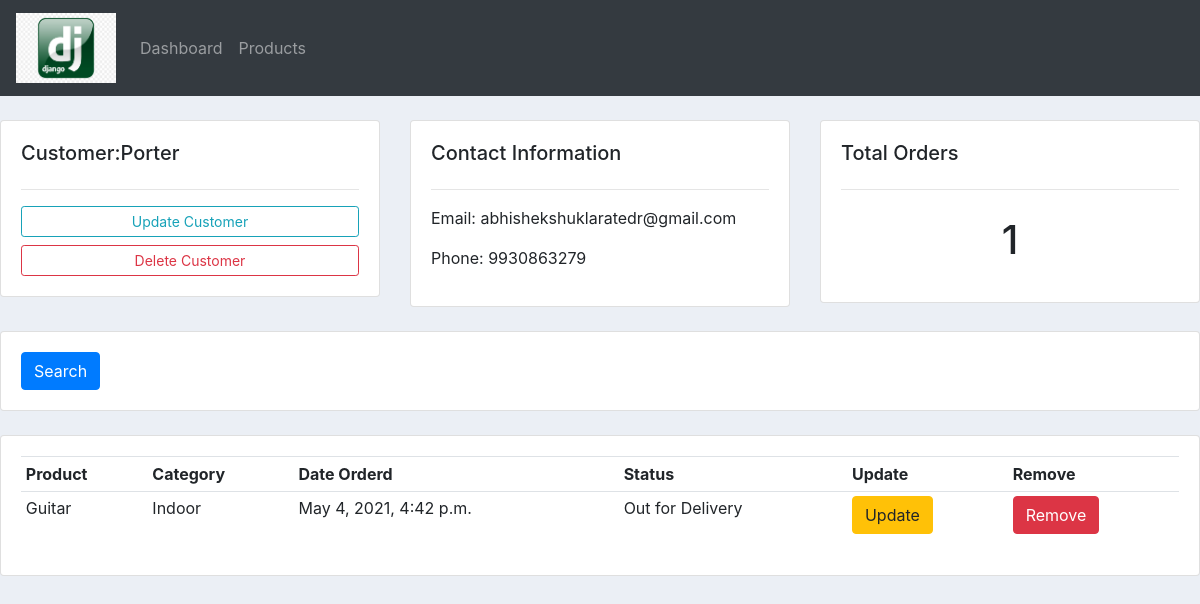
The app's page /customer/2, older data.
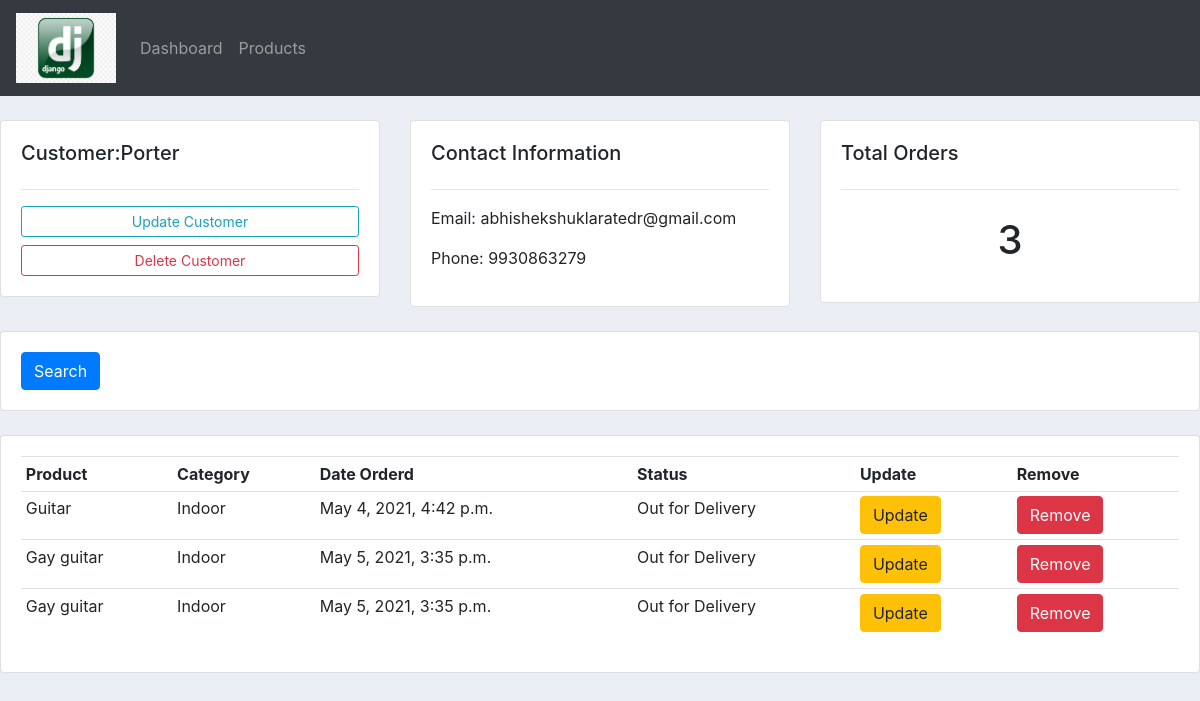
The same page, newer data.
### accounts/models.py (models this page shows)
class Order(models.Model):
    STATUS = (
        ('Pending', 'Pending'),
        ('Out for Delivery', 'Out for Delivery'),
        ('Delivered', 'Delivered')
    )
    customer = models.ForeignKey(
        'Customer', null=True, on_delete=models.SET_NULL)
    product = models.ForeignKey(
        'Product', null=True, on_delete=models.SET_NULL)
    date_created = models.DateTimeField(auto_now_add=True)
    status = models.CharField(max_length=200, null=True, choices=STATUS)

class Product(models.Model):
    CATEGORY = (
        ('Indoor', 'Indoor'),
        ('Outoor', 'Outoor')
    )
    name = models.CharField(max_length=200, null=True)
    price = models.FloatField(null=True)
    category = models.CharField(max_length=200, null=True, choices=CATEGORY)
    description = models.CharField(max_length=200, null=True)
    date_created = models.DateTimeField(auto_now_add=True)
    tags = models.ManyToManyField("Tag")
    def __str__(self):
        return self.name

### accounts/views.py (the view)
# urls.py: path('customer/<str:pk>', views.customer),
def customer(request, pk):
    customer = Customer.objects.get(id=pk)
    orders = customer.order_set.all()
    orders_count = orders.count()
    context = {'customer': customer, 'orders': orders,
               'orders_count': orders_count}
    return render(request, 'accounts/customers.html', context)

### accounts/templates/accounts/customers.html
{% extends 'accounts/main.html' %}
{% block content %}
<br>
<div class="row">
    <div class="col-md">
        <div class="card card-body">
            <h5>Customer:{{customer.name}}</h5>
            <hr>
            <a class="btn btn-outline-info  btn-sm btn-block" href="">Update Customer</a>
            <a class="btn btn-outline-danger  btn-sm btn-block" href="">Delete Customer</a>
        </div>
    </div>
    <div class="col-md">
        <div class="card card-body">
            <h5>Contact Information</h5>
            <hr>
            <p>Email: {{customer.email}}</p>
            <p>Phone: {{customer.phone}}</p>
        </div>
    </div>
    <div class="col-md">
        <div class="card card-body">
            <h5>Total Orders</h5>
            <hr>
            <h1 style="text-align: center;padding: 10px">{{orders_count}}</h1>
        </div>
    </div>
</div>
<br>
<div class="row">
    <div class="col">
        <div class="card card-body">
            <form method="get">
                <button class="btn btn-primary" type="submit">Search</button>
            </form>
        </div>
    </div>
</div>
<br>
<div class="row">
    <div class="col-md">
        <div class="card card-body">
            <table class="table table-sm">
                <tr>
                    <th>Product</th>
                    <th>Category</th>
                    <th>Date Orderd</th>
                    <th>Status</th>
                    <th>Update</th>
                    <th>Remove</th>
                </tr>
                {% for order in orders %}
                <tr>
                    <td>{{order.product}}</td>
                    <td>{{order.product.category}}</td>
                    <td>{{order.date_created}}</td>
                    <td>{{order.status}}</td>
                    <td><a href="" class="btn btn-warning">Update</a></td>
                    <td><a href="" class="btn btn-danger">Remove</a></td>
                </tr>
                {% endfor %}
            </table>
        </div>
    </div>
</div>
{% endblock %}

Row changes from the older to the newer data that the page shows:
added Order: product "Gay guitar", product.category "Indoor", date_created "May 5, 2021, 3:35 p.m.", status "Out for Delivery"
added Order: product "Gay guitar", product.category "Indoor", date_created "May 5, 2021, 3:35 p.m.", status "Out for Delivery"
Text that changed along with them:
{{ orders_count }}: "1" → "3"
